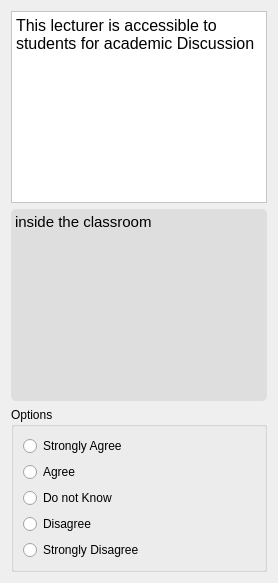
               <widget class="QWidget" name="page_50">
                <layout class="QVBoxLayout" name="verticalLayout_142">
                 <item>
                  <widget class="QTextBrowser" name="textBrowser_107">
                   <property name="styleSheet">
                    <string notr="true">background-color: rgb(255, 255, 255);</string>
                   </property>
                   <property name="html">
                    <string>&lt;!DOCTYPE HTML PUBLIC &quot;-//W3C//DTD HTML 4.0//EN&quot; &quot;http://www.w3.org/TR/REC-html40/strict.dtd&quot;&gt;
&lt;html&gt;&lt;head&gt;&lt;meta name=&quot;qrichtext&quot; content=&quot;1&quot; /&gt;&lt;style type=&quot;text/css&quot;&gt;
p, li { white-space: pre-wrap; }
&lt;/style&gt;&lt;/head&gt;&lt;body style=&quot; font-family:'Comic Sans MS'; font-size:10pt; font-weight:400; font-style:normal;&quot;&gt;
&lt;p style=&quot; margin-top:0px; margin-bottom:0px; margin-left:0px; margin-right:0px; -qt-block-indent:0; text-indent:0px;&quot;&gt;&lt;span style=&quot; font-family:'consolas'; font-size:12pt;&quot;&gt;This lecturer is accessible to students for academic Discussion&lt;/span&gt;&lt;/p&gt;&lt;/body&gt;&lt;/html&gt;</string>
                   </property>
                  </widget>
                 </item>
                 <item>
                  <widget class="QTextBrowser" name="textBrowser_108">
                   <property name="styleSheet">
                    <string notr="true">background-color: rgb(222, 222, 222);
border-radius: 5px;</string>
                   </property>
                   <property name="html">
                    <string>&lt;!DOCTYPE HTML PUBLIC &quot;-//W3C//DTD HTML 4.0//EN&quot; &quot;http://www.w3.org/TR/REC-html40/strict.dtd&quot;&gt;
&lt;html&gt;&lt;head&gt;&lt;meta name=&quot;qrichtext&quot; content=&quot;1&quot; /&gt;&lt;style type=&quot;text/css&quot;&gt;
p, li { white-space: pre-wrap; }
&lt;/style&gt;&lt;/head&gt;&lt;body style=&quot; font-family:'Comic Sans MS'; font-size:10pt; font-weight:400; font-style:normal;&quot;&gt;
&lt;p style=&quot; margin-top:0px; margin-bottom:0px; margin-left:0px; margin-right:0px; -qt-block-indent:0; text-indent:0px;&quot;&gt;&lt;span style=&quot; font-family:'consolas'; font-size:11pt;&quot;&gt;inside the classroom&lt;/span&gt;&lt;/p&gt;&lt;/body&gt;&lt;/html&gt;</string>
                   </property>
                  </widget>
                 </item>
                 <item>
                  <widget class="QGroupBox" name="groupBox_38">
                   <property name="styleSheet">
                    <string notr="true">QRadionButton:{
	font: 10pt &quot;Comic Sans MS&quot;;
}</string>
                   </property>
                   <property name="title">
                    <string>Options</string>
                   </property>
                   <property name="flat">
                    <bool>false</bool>
                   </property>
                   <layout class="QVBoxLayout" name="verticalLayout_143">
                    <item>
                     <layout class="QVBoxLayout" name="verticalLayout_144">
                      <item>
                       <widget class="QRadioButton" name="radioButton_12_6">
                        <property name="styleSheet">
                         <string notr="true"/>
                        </property>
                        <property name="text">
                         <string>Strongly Agree</string>
                        </property>
                       </widget>
                      </item>
                      <item>
                       <widget class="QRadioButton" name="radioButton_12_7">
                        <property name="text">
                         <string>Agree</string>
                        </property>
                       </widget>
                      </item>
                      <item>
                       <widget class="QRadioButton" name="radioButton_12_8">
                        <property name="text">
                         <string>Do not Know</string>
                        </property>
                       </widget>
                      </item>
                      <item>
                       <widget class="QRadioButton" name="radioButton_12_9">
                        <property name="text">
                         <string>Disagree</string>
                        </property>
                       </widget>
                      </item>
                      <item>
                       <widget class="QRadioButton" name="radioButton_12_10">
                        <property name="text">
                         <string>Strongly Disagree</string>
                        </property>
                       </widget>
                      </item>
                     </layout>
                    </item>
                   </layout>
                  </widget>
                 </item>
                </layout>
               </widget>
